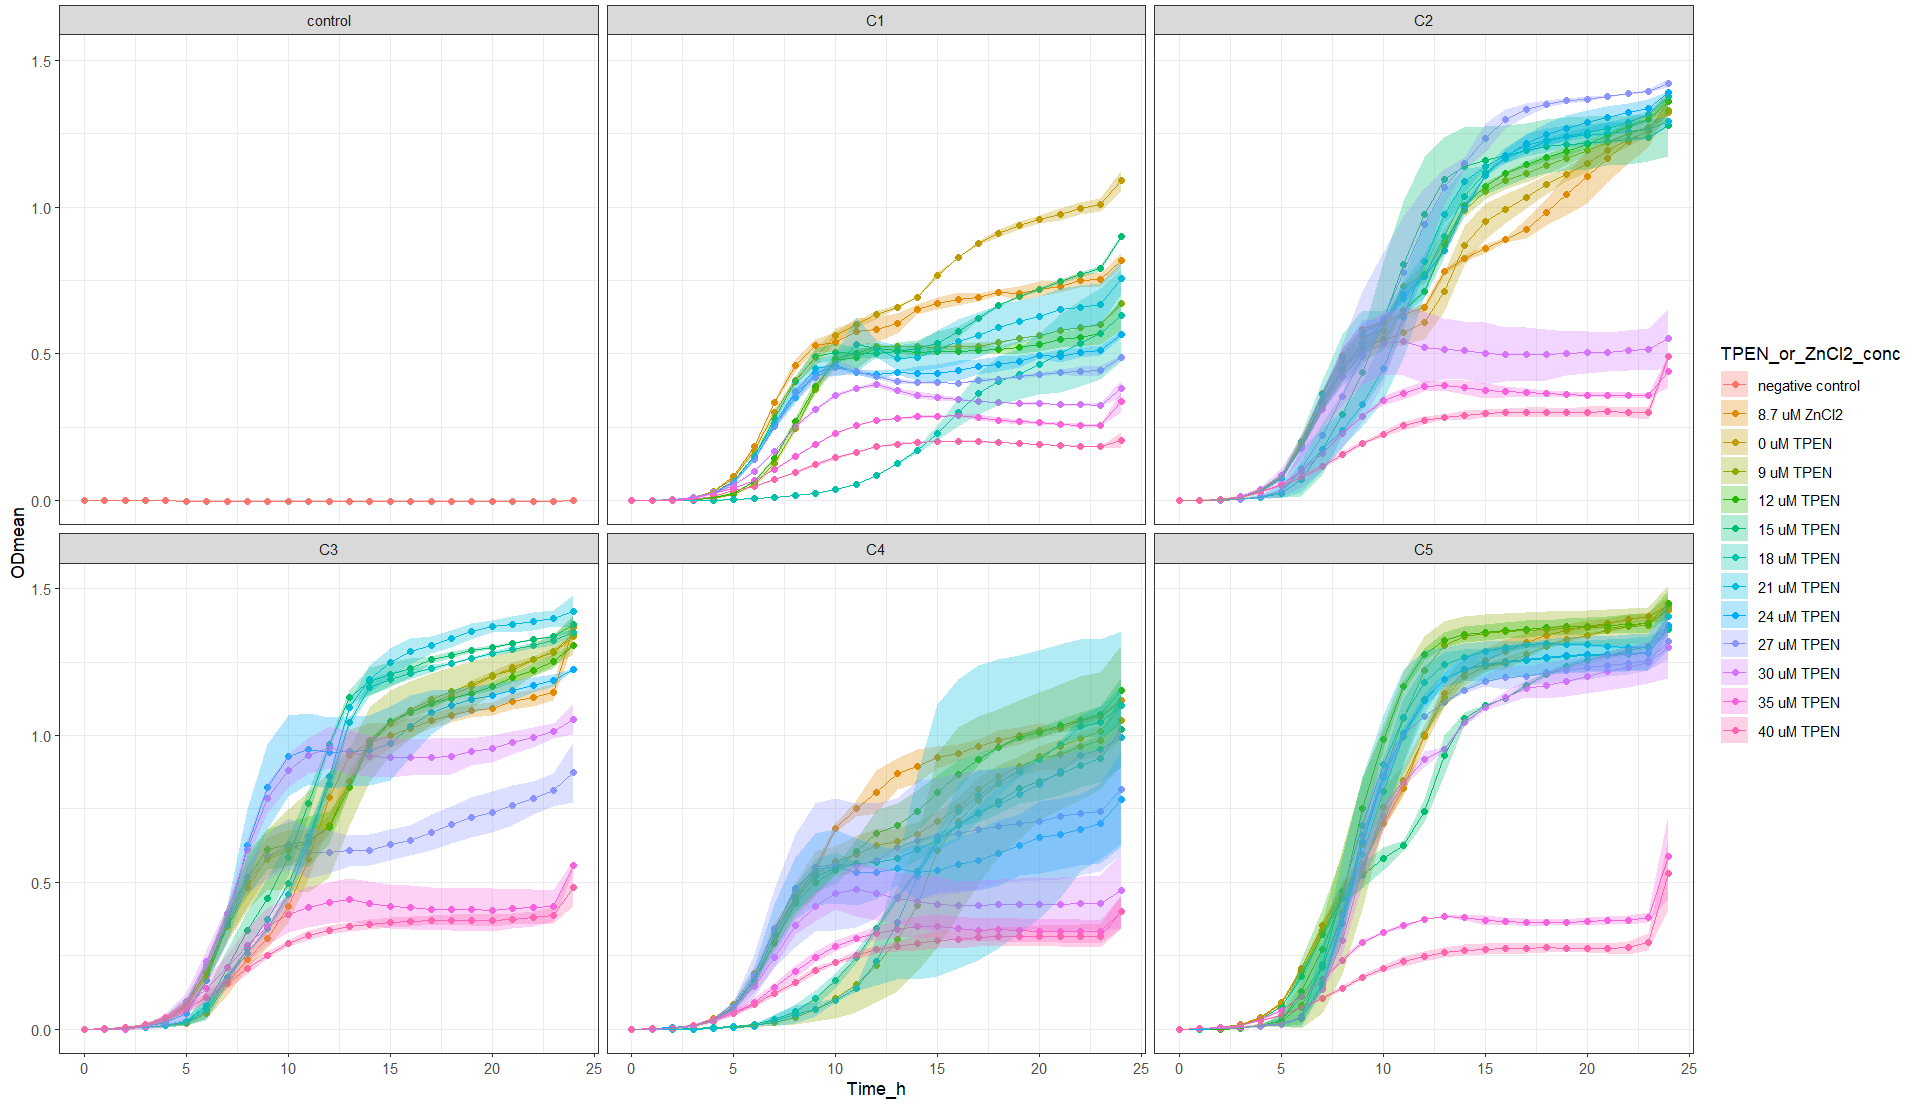

The script that drew this image:
setwd("~/ITQB/Plate readings/Exp35_2plates_07052024")

library(tidyverse)

library(readxl)
Exp35 <- Exp35_2plates_07052024 <- read_excel("Exp35_2plates_07052024_final_final.xlsx")
View(Exp35) 

Exp35_v1 <- Exp35 %>%
  pivot_longer(names_to = "Condition", values_to = "OD_578", cols = -Time_h)
Exp35_v1
View(Exp35_v1)


Exp35_v2 <- separate(Exp35_v1, Condition, 
                     c("Community",
                       "Transfer_medium",
                       "Zn_condition", 
                       "Tech_Repl",
                       "Biol_Repl",
                       "TPEN_or_ZnCl2_conc",
                       "Well_number"), 
                     sep = "_", remove = FALSE,
                     convert = FALSE)
View(Exp35_v2)

Exp35_v2$OD_578 <- as.numeric (Exp35_v2$OD_578) #Because OD_578 values are character

Exp35_v2$TPEN_or_ZnCl2_conc <- factor(Exp35_v2$TPEN_or_ZnCl2_conc, levels = c("nodrug",
                                                                              "1.74",
                                                                              "0",
                                                                              "1.8",
                                                                              "2.4",
                                                                              "3.0",
                                                                              "3.6",
                                                                              "4.2",
                                                                              "4.8",
                                                                              "5.4",
                                                                              "6.0",
                                                                              "7.0",
                                                                              "8.0"))

Exp35_v2 <- Exp35_v2 %>% mutate(TPEN_or_ZnCl2_conc = recode (TPEN_or_ZnCl2_conc,
                                                             "nodrug" = "control",
                                                             "1.74" = "17.4uM",
                                                             "0" = "0uM",
                                                             "1.8" = "9uM",
                                                             "2.4" = "12uM",
                                                             "3.0" = "15uM",
                                                             "3.6" = "18uM",
                                                             "4.2" = "21uM",
                                                             "4.8" = "24uM",
                                                             "5.4" = "27uM",
                                                             "6.0" = "30uM",
                                                             "7.0" = "35uM",
                                                             "8.0" = "40uM"))


Exp35_v2$Community <- factor(Exp35_v2$Community, levels = c("control",
                                                            "C1",
                                                            "C2",
                                                            "C3",
                                                            "C4",
                                                            "C5"))

Exp35_v2 %>%
  ggplot(aes(x= Time_h, y=OD_578, color = Tech_Repl)) +
  geom_line() +
  facet_grid (Community ~ TPEN_or_ZnCl2_conc)


Exp35_v3<- Exp35_v2 %>% group_by(Community, Transfer_medium, Zn_condition, Tech_Repl, Biol_Repl, Well_number) %>%
  mutate(blank = Time_h ==0)

View(Exp35_v3)

Exp35_v4 <- Exp35_v3 %>%
  group_by(Community, Transfer_medium, Zn_condition, Tech_Repl, Biol_Repl, Well_number) %>%
  mutate(OD = OD_578 - OD_578[blank]) %>%
  ungroup()


View(Exp35_v4)

#Obtain the mean and sd
Exp35_v5 <- Exp35_v4 %>% group_by(Time_h, Community, TPEN_or_ZnCl2_conc, Zn_condition) %>%
  summarise(ODmean = mean(OD), sdOD = sd(OD), n())

Exp35_v5$Community <- factor(Exp35_v5$Community, levels = c("control",
                                                            "C1",
                                                            "C2",
                                                            "C3",
                                                            "C4",
                                                            "C5"))


Exp35_v5 <- Exp35_v5 %>% mutate(TPEN_or_ZnCl2_conc =  recode (TPEN_or_ZnCl2_conc,
                                                              "control" = "negative control",
                                                              "17.4uM" = "17.4 uM ZnCl2",
                                                              "0uM" = "0 uM TPEN",
                                                              "9uM" = "9 uM TPEN",
                                                              "12uM" = "12 uM TPEN",
                                                              "15uM" = "15 uM TPEN",
                                                              "18uM" = "18 uM TPEN",
                                                              "21uM" = "21 uM TPEN",
                                                              "24uM" = "24 uM TPEN",
                                                              "27uM" = "27 uM TPEN",
                                                              "30uM" = "30 uM TPEN",
                                                              "35uM" = "35 uM TPEN",
                                                              "40uM" = "40 uM TPEN"))


Exp35_v5  %>% ggplot(aes(x = Time_h,
                         y = ODmean,
                         color = TPEN_or_ZnCl2_conc,
                         fill = TPEN_or_ZnCl2_conc
)) +
  geom_point() +
  geom_line() +
  geom_ribbon(aes(ymin=ODmean-sdOD, ymax=ODmean+sdOD),
              alpha = 0.3, colour = NA) +
  facet_wrap (Community ~ .) +
  theme_bw()
